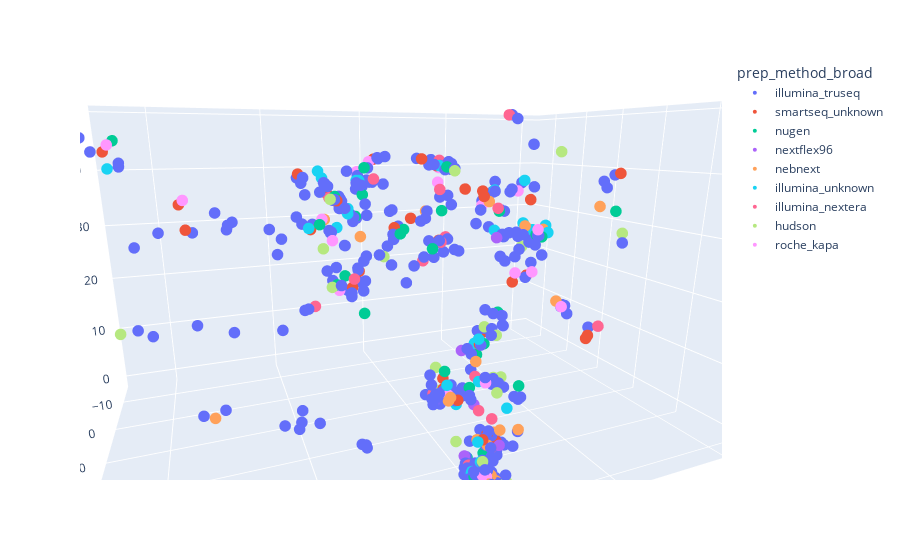

Write notebook code for a chart like this one.
### Code cell
import plotly.express as px

# Plotting
fig = px.scatter_3d(
    scvi_representation_coordinates_merged,
    x='V0',
    y='V1',
    z='V2',
    color= 'prep_method_broad'
    # symbol = 'prep_method_broad'
)

# Adjusting marker size
fig.update_traces(marker=dict(size=4))

# Show the plot
fig.show()

### Figure 1 — Plotly figure (JSON) as saved in the notebook; plotly's stock layout.template omitted (floating-point values rounded to 4 significant figures; data arrays with more than 128 entries replaced by an {"elided": "..."} marker saying what was removed)
{"data": [{"hovertemplate": "prep_method_broad=illumina_truseq<br>V0=%{x}<br>V1=%{y}<br>V2=%{z}<extra></extra>", "legendgroup": "illumina_truseq", "marker": {"color": "#636efa", "size": 4, "symbol": "circle"}, "mode": "markers", "name": "illumina_truseq", "scene": "scene", "showlegend": true, "type": "scatter3d", "x": {"elided": "332 float values"}, "y": {"elided": "332 float values"}, "z": {"elided": "332 float values"}}, {"hovertemplate": "prep_method_broad=smartseq_unknown<br>V0=%{x}<br>V1=%{y}<br>V2=%{z}<extra></extra>", "legendgroup": "smartseq_unknown", "marker": {"color": "#EF553B", "size": 4, "symbol": "circle"}, "mode": "markers", "name": "smartseq_unknown", "scene": "scene", "showlegend": true, "type": "scatter3d", "x": [-17.31, -1.805, -1.592, 3.323, -1.879, -10.17, 13.7, 10.12, -1.072, 0.4487, 34.32, -24.19, 12.17, -5.813, 0.4811, -41.71, -6.199, 0.06561, 0.6176, 11.75, -14.47, 11.67, -0.5088, 16.42, -23.23, 2.549, 45.23, 3.984, 0.9879, -17.22, -4.707, 44.03, 3.981, 34.79, -23.5, 0.09401, -0.6991, -3.57, -19.78, -0.3604, -19.87, 0.5693, -0.01257, -12.18, -14.6], "y": [-1.802, 37.62, 37.5, 31.72, -13.44, -7.375, -14.63, 15.39, 37.42, 38.52, 16.13, 28.22, 3.964, 26.25, 37.73, 13.82, 29.99, 37.36, 37.61, 17.24, 20.63, 8.749, 10.48, 10.3, 12.01, 34.73, 27.96, 33.22, 38.15, 20.52, 27.48, 7.884, 14.62, 17.41, 28.65, 37.14, 37.13, 15.18, 0.9084, 37.37, 0.8926, 37.54, 37.95, -4.596, 10.33], "z": [35.79, 6.173, -0.2048, 13.51, 41.47, 41.61, 38.69, 25.42, 6.362, 0.4747, 33.46, 14.58, 36.41, 16.98, 1.986, 39.21, 10.89, 6.657, 1.98, 23.44, 22.57, 35.71, 32.45, 31.53, 34.85, 11.59, 41.67, 12.8, 2.218, 23.43, 15.65, 43.57, 31.75, 37.01, 14.32, 3.173, 7.252, 29.32, 35.54, 0.01999, 35.45, 2.035, 0.3892, 40.36, 35.57]}, {"hovertemplate": "prep_method_broad=nugen<br>V0=%{x}<br>V1=%{y}<br>V2=%{z}<extra></extra>", "legendgroup": "nugen", "marker": {"color": "#00cc96", "size": 4, "symbol": "circle"}, "mode": "markers", "name": "nugen", "scene": "scene", "showlegend": true, "type": "scatter3d", "x": [-1.935, 12.04, -36.46, 2.086, 1.708, -7.048, -20.82, 15.75, -5.412, -12.64, -19.22, -0.03935, 4.121, 45.33, 1.619, -1.012, 3.275, -1.809, -0.3741, 2.718, 2.958, 8.328, -5.57, 10.85, 45.4, -19.93, 4.116, 13.36, -4.548, -7.979, -12.79, 11.54, 0.1055], "y": [16.34, 14.09, 18.96, 13.83, 38.24, 28.32, 19.15, 14.09, 12.22, -5.575, 19.73, 33.13, -1.951, -11.76, 38.18, 37.17, 32.09, 36.99, 36.9, -5.103, 34.06, 7.737, 27.3, 20.31, 28.46, 7.01, 17.62, 14.19, 27.0, 33.27, -1.073, 6.75, 33.45], "z": [28.24, 24.52, 32.96, 31.23, 1.358, 20.69, 29.42, 32.83, 33.72, 40.36, 30.04, 12.18, 35.43, 45.11, 2.03, -0.1021, 14.71, -0.00807, 4.3, 40.17, 11.46, 32.86, 15.57, 20.17, 34.73, 32.31, 31.27, 23.22, 13.85, 11.05, 40.25, 36.2, 1.498]}, {"hovertemplate": "prep_method_broad=nextflex96<br>V0=%{x}<br>V1=%{y}<br>V2=%{z}<extra></extra>", "legendgroup": "nextflex96", "marker": {"color": "#ab63fa", "size": 4, "symbol": "circle"}, "mode": "markers", "name": "nextflex96", "scene": "scene", "showlegend": true, "type": "scatter3d", "x": [-1.871, 0.5792, 0.5779, -0.3633, -10.9, 0.5066, 5.531], "y": [38.33, 33.48, 38.16, 29.95, 20.94, 35.45, 33.53], "z": [5.978, 1.903, 0.5141, 16.34, 30.25, 10.93, 11.09]}, {"hovertemplate": "prep_method_broad=nebnext<br>V0=%{x}<br>V1=%{y}<br>V2=%{z}<extra></extra>", "legendgroup": "nebnext", "marker": {"color": "#FFA15A", "size": 4, "symbol": "circle"}, "mode": "markers", "name": "nebnext", "scene": "scene", "showlegend": true, "type": "scatter3d", "x": [10.24, -2.388, -1.8, -5.726, 0.2866, -16.77, -34.69, 0.7171, -1.08, 32.5, -21.66, -1.254, 13.9, 0.7674, -0.5001, -3.134, -1.874, -0.356, -20.67, -18.76, 3.787, -0.2661, -1.973, 3.512], "y": [16.84, 30.57, 38.42, 36.93, 36.99, 29.04, 16.89, 37.02, 38.0, 39.55, 18.26, 36.71, 9.089, 37.43, 37.65, 10.71, 36.74, 36.61, 2.023, 17.15, 34.46, 38.83, 37.9, 34.5], "z": [31.12, 14.59, 8.299, 6.653, 0.7182, 21.5, 33.66, 6.642, 1.386, 17.92, 30.51, 6.039, 32.83, 1.875, 5.9, 33.58, 6.996, 1.573, 33.56, 31.08, 11.61, 0.8589, 0.2231, 12.07]}, {"hovertemplate": "prep_method_broad=illumina_unknown<br>V0=%{x}<br>V1=%{y}<br>V2=%{z}<extra></extra>", "legendgroup": "illumina_unknown", "marker": {"color": "#19d3f3", "size": 4, "symbol": "circle"}, "mode": "markers", "name": "illumina_unknown", "scene": "scene", "showlegend": true, "type": "scatter3d", "x": [10.37, 1.727, 3.718, 1.269, -4.161, -21.36, -18.81, -1.499, 0.6374, -3.807, 1.719, -20.24, 44.83, -25.59, -22.74, -13.5, 4.716, -12.46, 18.1, -0.6301, -0.01457, -0.6639, -22.29, 10.49, 2.613, 13.29, 0.7376, 13.12, 0.4351, -12.61, 4.858, 11.95, 0.02661, -4.411, -2.01], "y": [10.56, 37.7, 33.78, 38.16, 36.27, 2.753, 16.47, 33.07, 37.99, 28.71, 37.59, 17.19, 0.4862, 6.433, 17.44, -5.062, -2.098, 17.64, 17.64, 37.96, 37.7, 37.07, 18.76, 10.87, 34.42, 2.514, 38.54, 4.651, 37.28, -4.259, -3.28, 9.282, 38.5, 26.49, 37.58], "z": [34.57, 2.518, 13.53, 7.098, 9.864, 35.83, 31.5, 12.8, 3.883, 17.09, 2.207, 30.36, 40.96, 37.83, 31.01, 40.19, 38.03, 30.81, 32.95, 0.4694, 3.071, 0.2036, 30.0, 33.82, 10.84, 40.13, 2.295, 39.1, 0.9176, 40.37, 37.96, 31.43, 0.3584, 15.5, -0.2746]}, {"hovertemplate": "prep_method_broad=illumina_nextera<br>V0=%{x}<br>V1=%{y}<br>V2=%{z}<extra></extra>", "legendgroup": "illumina_nextera", "marker": {"color": "#FF6692", "size": 4, "symbol": "circle"}, "mode": "markers", "name": "illumina_nextera", "scene": "scene", "showlegend": true, "type": "scatter3d", "x": [-25.55, 0.09485, -2.803, 12.09, -13.18, -19.45, -7.988, 1.406, -3.812, 18.12, -0.5197, 10.6, 10.56, 2.767, -0.424, -2.579, -14.73, 12.38, -2.279, -17.99, -0.0005038, 5.369, -13.33, -3.457, 1.422, -2.198], "y": [28.88, 36.05, 35.83, 5.132, -5.433, 7.339, 8.657, 36.98, 15.49, 20.15, 36.9, 24.6, 5.68, 28.47, 38.67, 30.18, -4.011, 20.61, 39.38, 11.8, 37.46, 33.01, -5.582, 9.06, 36.22, 35.75], "z": [16.21, 10.26, 5.341, 35.85, 41.34, 32.91, 28.48, 1.98, 29.05, 22.08, 0.005009, 40.16, 34.68, 38.86, 6.16, 12.08, 40.52, 25.68, -0.7654, 49.37, 2.374, 12.25, 40.38, 24.56, 2.423, 8.386]}, {"hovertemplate": "prep_method_broad=hudson<br>V0=%{x}<br>V1=%{y}<br>V2=%{z}<extra></extra>", "legendgroup": "hudson", "marker": {"color": "#B6E880", "size": 4, "symbol": "circle"}, "mode": "markers", "name": "hudson", "scene": "scene", "showlegend": true, "type": "scatter3d", "x": [-20.33, 0.543, -6.919, 18.13, -18.57, -5.266, -1.431, -2.807, 4.68, -5.479, 40.08, 6.136, -13.78, -0.4359, 3.303, 0.4095, 0.1362, -0.9591, 15.11, -0.4338, 17.53, -3.283, 0.2315, -34.51, 2.28, -6.346, -0.9696, -2.199], "y": [23.26, 38.33, 28.45, 26.92, 16.73, 30.78, 38.09, 39.08, 32.79, 27.38, 37.73, 15.69, 0.3502, 38.51, 29.31, 37.8, 37.07, 36.22, 18.27, 35.61, 28.97, 35.01, 38.19, 22.92, 34.09, 31.08, 37.55, 37.32], "z": [43.45, 4.127, 17.14, 31.79, 27.47, 11.7, -0.1123, 0.7227, 12.49, 18.3, 27.32, 27.48, 39.56, 0.01751, 14.09, 0.6789, 0.412, 0.6844, 24.09, 1.588, 38.2, 11.7, 0.2817, 29.77, 4.962, 11.73, -0.149, -0.1793]}, {"hovertemplate": "prep_method_broad=roche_kapa<br>V0=%{x}<br>V1=%{y}<br>V2=%{z}<extra></extra>", "legendgroup": "roche_kapa", "marker": {"color": "#FF97FF", "size": 4, "symbol": "circle"}, "mode": "markers", "name": "roche_kapa", "scene": "scene", "showlegend": true, "type": "scatter3d", "x": [3.54, 34.2, 12.92, 0.1151, -1.114, 43.35, -11.33, -14.93, -0.8932, -23.94, 0.6371, 14.51, -2.081, -19.27, 3.606, 0.08548, 0.679, 14.71, -13.68, -16.97, -0.1162, 0.1513, -19.45, -15.58], "y": [-7.368, 19.13, 13.8, 36.93, 37.53, 8.395, -2.027, 20.59, -13.65, 6.823, 37.77, 10.13, 33.93, 20.08, 34.04, 38.79, 38.71, 17.63, -6.683, 30.08, 38.39, 36.33, 1.383, 24.2], "z": [39.34, 37.72, 22.17, 0.3666, 0.3277, 44.49, 37.29, 24.05, 40.95, 35.93, 2.526, 33.04, 12.91, 30.88, 12.16, 0.6021, 2.322, 30.95, 39.87, 20.9, 1.722, 0.7257, 32.8, 25.03]}], "layout": {"autosize": true, "legend": {"title": {"text": "prep_method_broad"}, "tracegroupgap": 0}, "margin": {"t": 60}, "scene": {"aspectmode": "auto", "aspectratio": {"x": 1.4, "y": 0.8925, "z": 0.8001}, "camera": {"center": {"x": 0, "y": 0, "z": 0}, "eye": {"x": 0.4417, "y": 1.137, "z": 0.3068}, "projection": {"type": "perspective"}, "up": {"x": 0, "y": 0, "z": 1}}, "domain": {"x": [0, 1], "y": [0, 1]}, "xaxis": {"title": {"text": "V0"}, "type": "linear"}, "yaxis": {"title": {"text": "V1"}, "type": "linear"}, "zaxis": {"title": {"text": "V2"}, "type": "linear"}}}}
